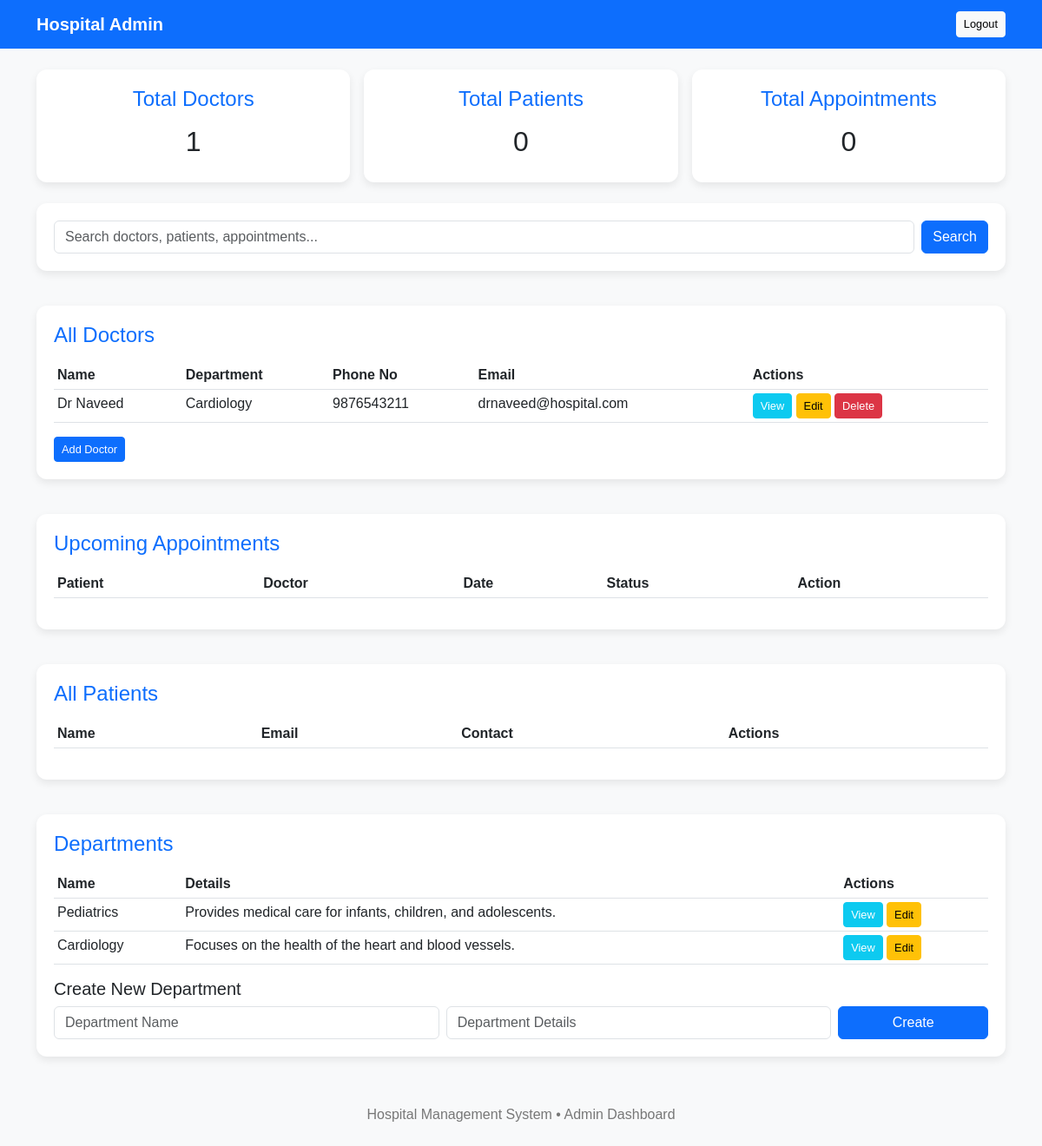
The app's page /admin/dashboard (signed in), older data.
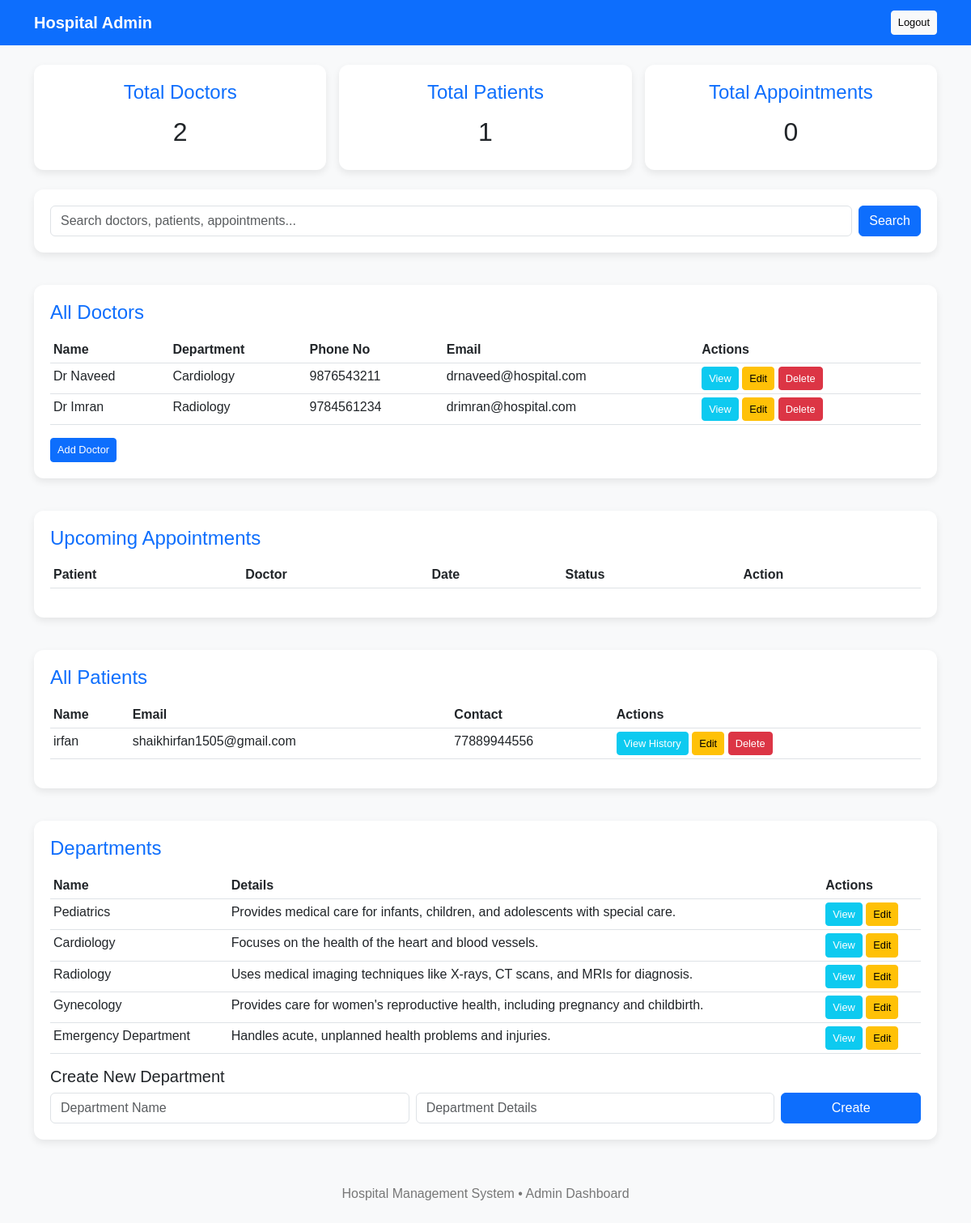
The same page, newer data.
### application/models.py (models this page shows)
class Doctor(db.Model):
    id = db.Column(db.Integer, primary_key=True)
    name = db.Column(db.String(100), nullable=False)
    email = db.Column(db.String(100), unique=True)
    phone = db.Column(db.String(20), nullable=False)
    experience = db.Column(db.Integer)
    details = db.Column(db.Text)
    available_slots = db.Column(db.Text)  # Could store JSON string for slots
    department_id = db.Column(db.Integer, db.ForeignKey('department.id'))
    department = db.relationship('Department', backref='doctors')

class Department(db.Model):
    id = db.Column(db.Integer, primary_key=True)
    name = db.Column(db.String(100), nullable=False)
    details = db.Column(db.Text)

class Patient(db.Model):
    id = db.Column(db.Integer, primary_key=True)
    name = db.Column(db.String(100), nullable=False)
    email = db.Column(db.String(100), unique=True)
    phone = db.Column(db.String(20))
    user_id = db.Column(db.Integer, db.ForeignKey('user.id'))

### application/controllers.py (the view)
    @app.route('/admin/dashboard')
    def admin_dashboard():
        if 'role' not in session or session['role'] != 'admin':
            flash("Access denied!", "danger")
            return redirect(url_for('login'))
        doctors = Doctor.query.all()
        patients = Patient.query.all()
        total_doctors = len(doctors)
        total_patients = len(patients)
        total_appointments = Appointment.query.count()
        departments = Department.query.all()
        upcoming_appointments = Appointment.query.all()  # or filter by future date
        return render_template('admin_dash.html',
                            doctors=doctors,
                            patients=patients,
                            total_doctors=total_doctors,
                            departments=departments,
                            total_patients=total_patients,
                            total_appointments=total_appointments,
                            upcoming_appointments=upcoming_appointments)

### templates/admin_dash.html (shortened to what this page needs)
<!DOCTYPE html>
<html lang="en">
<head>
    <link href="https://cdn.jsdelivr.net/npm/bootstrap@5.3.0/dist/css/bootstrap.min.css" rel="stylesheet">
</head>
<body>
<nav class="navbar navbar-expand-lg">
    <div class="container">
        <a class="navbar-brand" href="#">Hospital Admin</a>
        <div class="ms-auto">
            <a href="/logout" class="btn btn-light btn-sm">Logout</a>
        </div>
    </div>
</nav>
<div class="container mt-4">
    <div class="row g-3">
        <div class="col-md-4">
            <div class="dashboard-card text-center">
                <h4>Total Doctors</h4>
                <h2>{{ total_doctors }}</h2>
            </div>
        </div>
        <div class="col-md-4">
            <div class="dashboard-card text-center">
                <h4>Total Patients</h4>
                <h2>{{ total_patients }}</h2>
            </div>
        </div>
        <div class="col-md-4">
            <div class="dashboard-card text-center">
                <h4>Total Appointments</h4>
                <h2>{{ total_appointments }}</h2>
            </div>
        </div>
    </div>
    <div class="mt-4">
        <div class="table-section">
            <form action="/admin/search" method="GET" class="d-flex">
                <input type="text" name="query" class="form-control" placeholder="Search doctors, patients, appointments...">
                <button class="btn btn-primary ms-2">Search</button>
            </form>
        </div>
    </div>
    <div class="table-section">
        <h4>All Doctors</h4>
        <table class="table table-hover table-sm">
            <thead>
                <tr>
                    <th>Name</th>
                    <th>Department</th>
                    <th>Phone No</th>
                    <th>Email</th>
                    <th>Actions</th>
                </tr>
            </thead>
            <tbody>
                {% for doctor in doctors %}
                <tr>
                    <td>{{ doctor.name }}</td>
                    <td>{{ doctor.department.name }}</td>
                    <td>{{ doctor.phone }}</td>
                    <td>{{ doctor.email }}</td>
                    <td>
                        <a href="/admin/doctor/{{ doctor.id }}" class="btn btn-sm btn-info text-white">View</a>
                        <a href="/admin/doctor/edit/{{ doctor.id }}" class="btn btn-sm btn-warning">Edit</a>
                        <a href="/admin/doctor/delete/{{ doctor.id }}" class="btn btn-sm btn-danger">Delete</a>
                    </td>
                </tr>
                {% endfor %}
            </tbody>
        </table>
        <a href="/admin/doctor/add" class="btn btn-primary btn-sm">Add Doctor</a>
    </div>
    <div class="table-section">
        <h4>Upcoming Appointments</h4>
        <table class="table table-striped table-sm">
            <thead>
                <tr>
                    <th>Patient</th>
                    <th>Doctor</th>
                    <th>Date</th>
                    <th>Status</th>
                    <th>Action</th>
                </tr>
            </thead>
        </table>
    </div>
    <div class="table-section">
        <h4>All Patients</h4>
        <table class="table table-hover table-sm">
            <thead>
                <tr>
                    <th>Name</th>
                    <th>Email</th>
                    <th>Contact</th>
                    <th>Actions</th>
                </tr>
            </thead>
            <tbody>
                {% for patient in patients %}
                <tr>
                    <td>{{ patient.name }}</td>
                    <td>{{ patient.email }}</td>
                    <td>{{ patient.phone }}</td>
                    <td>
                        <a href="/admin/patient/{{ patient.id }}/history" class="btn btn-sm btn-info text-white">View History</a>
                        <a href="/admin/patient/edit/{{ patient.id }}" class="btn btn-sm btn-warning">Edit</a>
                        <a href="/admin/patient/delete/{{ patient.id }}" class="btn btn-sm btn-danger">Delete</a>
                    </td>
                </tr>
                {% endfor %}
            </tbody>
        </table>
    </div>
    <div class="table-section">
        <h4>Departments</h4>
        <table class="table table-hover table-sm mb-3">
            <thead>
                <tr>
                    <th>Name</th>
                    <th>Details</th>
                    <th>Actions</th>
                </tr>
            </thead>
            <tbody>
                {% for dept in departments %}
                <tr>
                    <td>{{ dept.name }}</td>
                    <td>{{ dept.details }}</td>
                    <td>
                        <a href="/admin/department/{{ dept.id }}" class="btn btn-sm btn-info text-white">View</a>
                        <a href="/admin/departments/edit/{{ dept.id }}" class="btn btn-sm btn-warning">Edit</a>
                    </td>
                </tr>
                {% endfor %}
            </tbody>
        </table>
        <div class="mt-3">
            <h5>Create New Department</h5>
            <form action="/admin/department/create" method="POST" class="row g-2">
                <div class="col-md-5">
                    <input type="text" name="name" class="form-control" placeholder="Department Name" required>
                </div>
                <div class="col-md-5">
                    <input type="text" name="details" class="form-control" placeholder="Department Details">
                </div>
                <div class="col-md-2">
                    <button type="submit" class="btn btn-primary w-100">Create</button>
                </div>
            </form>
        </div>
    </div>
</div>
<div class="footer">
    <p>Hospital Management System • Admin Dashboard</p>
</div>
</body>
</html>

### templates/admin_dash.html (style rules this page uses)
body { background: #f8f9fa; font-family: Arial, sans-serif; }
.navbar { background: #0d6efd; }
.navbar-brand, .nav-link, .navbar-text { color: white !important; font-weight: 600; }
.dashboard-card { border-radius: 12px; padding: 20px; background: white; box-shadow: 0 4px 10px rgba(0,0,0,0.08); }
.table-section { background: white; border-radius: 12px; padding: 20px; box-shadow: 0 4px 10px rgba(0,0,0,0.08); margin-bottom: 40px; }
.footer { text-align: center; padding: 15px 0; margin-top: 40px; color: #777; }
h4 { color: #0d6efd; margin-bottom: 15px; }
.btn-sm { font-size: 0.8rem; }

Row changes from the older to the newer data that the page shows:
added Doctor: name "Dr Imran", department.name "Radiology", phone "9784561234", email "drimran@hospital.com"
added Patient: name "irfan", email "shaikhirfan1505@gmail.com", phone "77889944556"
changed Department "Pediatrics": details "Provides medical care for infants, children, and adolescents." → "Provides medical care for infants, children, and adolescents with special care."
added Department: name "Radiology", details "Uses medical imaging techniques like X-rays, CT scans, and MRIs for diagnosis."
added Department: name "Gynecology", details "Provides care for women's reproductive health, including pregnancy and childbirth."
added Department: name "Emergency Department", details "Handles acute, unplanned health problems and injuries."
Text that changed along with them:
{{ total_doctors }}: "1" → "2"
{{ total_patients }}: "0" → "1"
